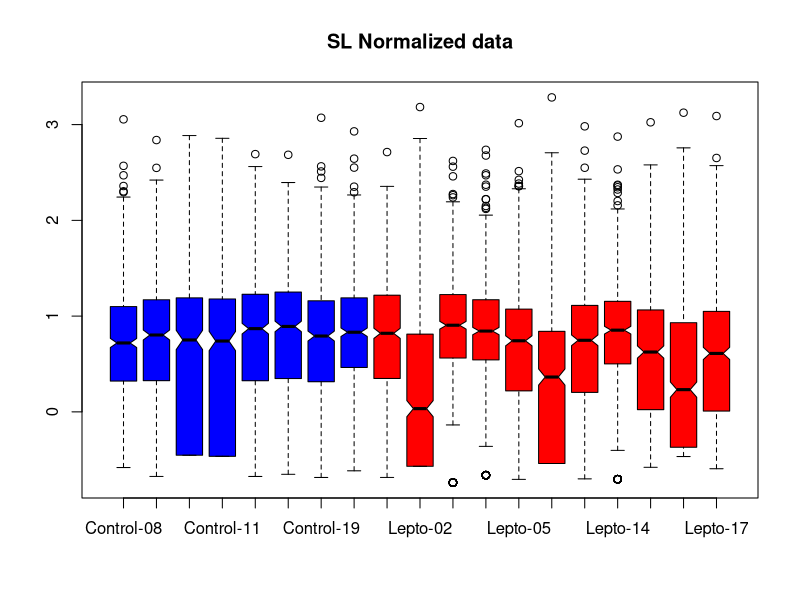
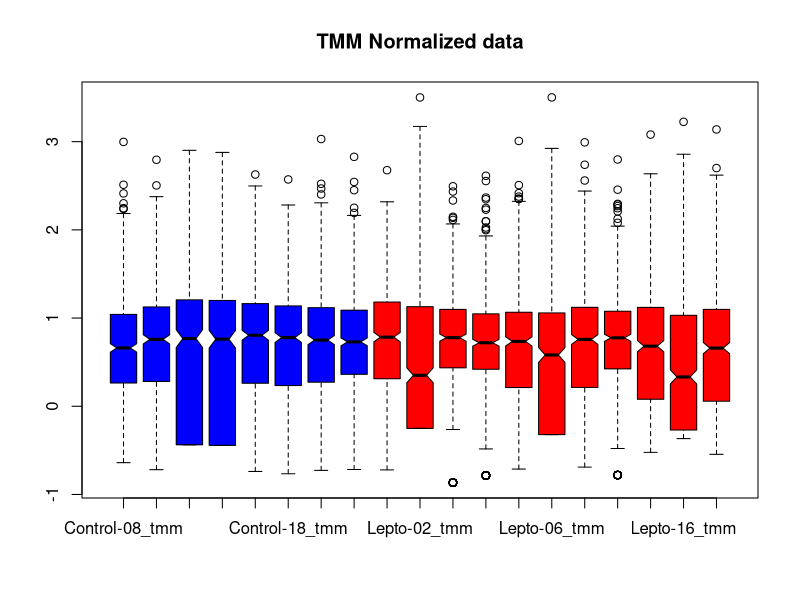
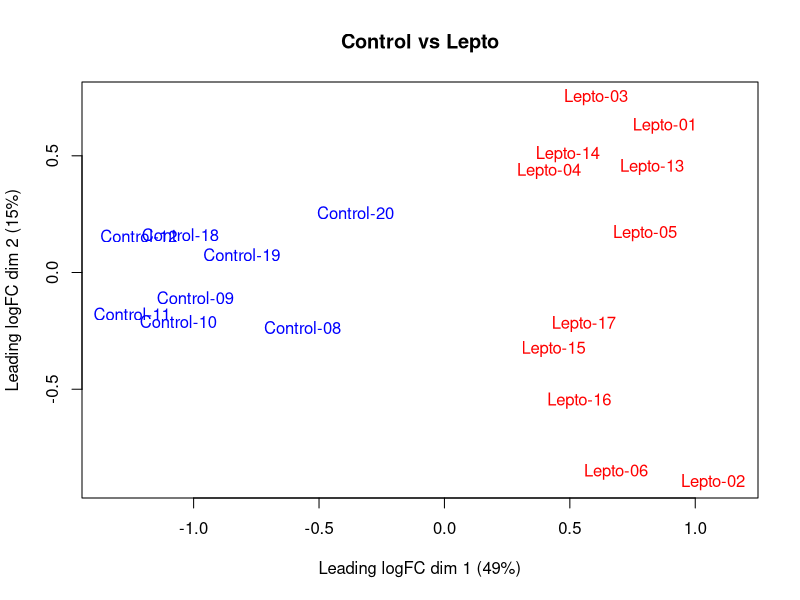
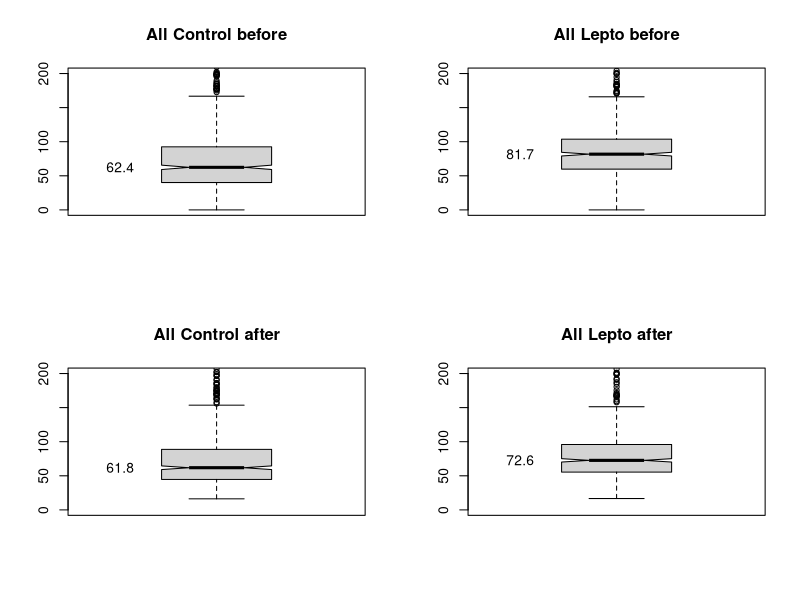
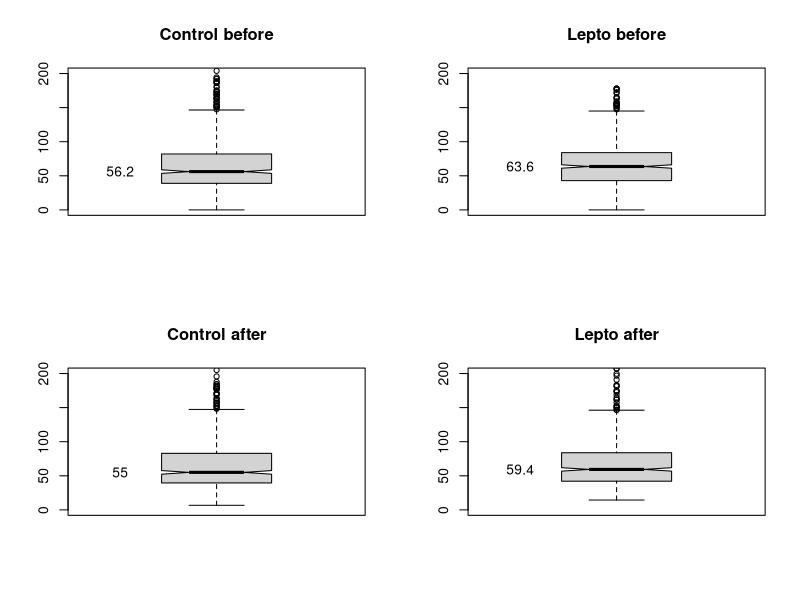
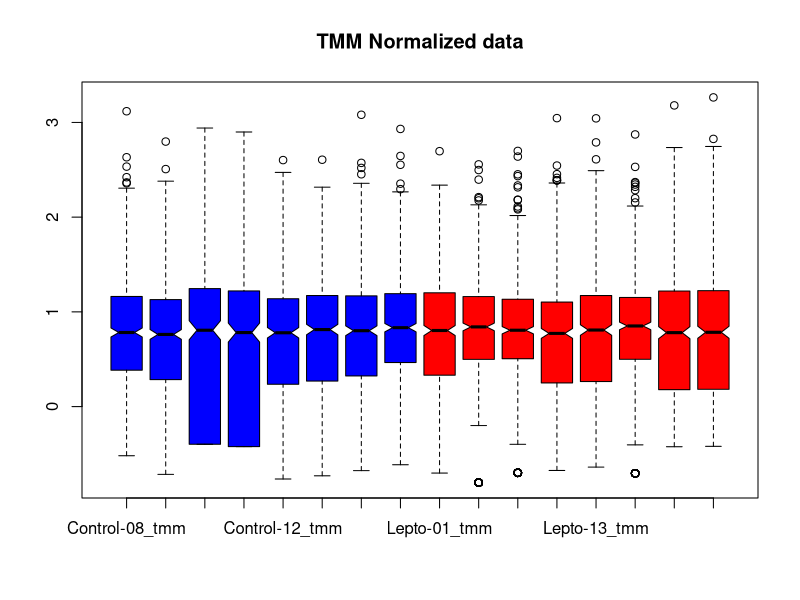
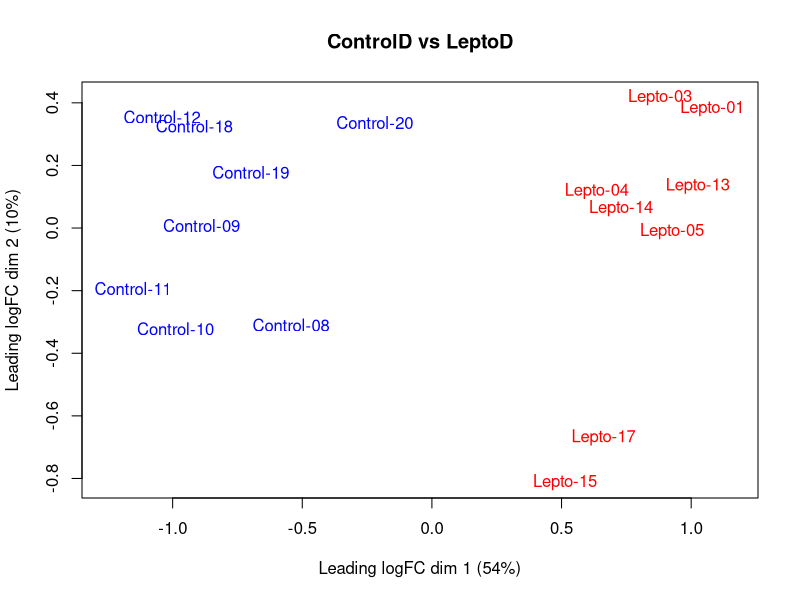

Here is the R script that generated these plots, in order:

library("tidyverse")
library("edgeR")
library("limma")
library("psych")
library("gridExtra")
library("scales")

# read in the prepped data
paw_spc <- read_tsv("QC_check_669x19.txt")

# save accessions in vector and remove from data table
accession <- paw_spc$Accession
paw_spc <- select(paw_spc, -Accession)

# replace zeros with 0.25
paw_spc[paw_spc == 0] <- 0.25
head(paw_spc)
nrow(paw_spc)

# function for simple normalization
SL_Norm <- function(df, color = NULL, plot = TRUE) {
    # This makes each channel sum to the average grand total
        # df - data frame of TMT intensities
        # returns a new data frame with normalized values
    
    # compute scaling factors to make colsums match the average sum
    norm_facs <- mean(c(colSums(df))) / colSums(df)
    cat("SL Factors:\n", sprintf("%-5s -> %f\n", colnames(df), norm_facs))
    df_sl  <- sweep(df, 2, norm_facs, FUN = "*")
    
    # visualize results and return data frame
    if(plot == TRUE) {
        boxplot(log10(df_sl), col = color, notch = TRUE, main = "SL Normalized data")
    }
    df_sl
}

# normalize the data before plotting
color <- c(rep('blue', 8), rep('red', 11))
paw_sl <- SL_Norm(paw_spc, color)

# load the data into edgeR data structures
# group labels need to be factors
group <- c(rep("Control", 8), rep("lepto", 11))
y <- DGEList(counts = paw_spc, group = group, genes = accession)

# run the TMM normalization (and library size corrections)
y <- calcNormFactors(y)

# check normalizations
y$samples

apply_tmm_factors <- function(y, color = NULL, plot = TRUE) {
    # computes the tmm normalized data from the DGEList object
        # y - DGEList object
        # returns a dataframe with normalized intensities
    
    # compute grand total (library size) scalings
    lib_facs <- mean(y$samples$lib.size) / y$samples$lib.size

    # the TMM factors are library adjustment factors (so divide by them)
    norm_facs <- lib_facs / y$samples$norm.factors
    cat("Overall Factors (lib.size+TMM):\n", sprintf("%-5s -> %f\n", 
                                                     colnames(y$counts), norm_facs))

    # compute the normalized data as a new data frame
    df_tmm <- as.data.frame(sweep(y$counts, 2, norm_facs, FUN = "*"))
    colnames(df_tmm) <- str_c(colnames(y$counts), "_tmm")
    
    # visualize results and return data frame
    if(plot == TRUE) {
        boxplot(log10(df_tmm), col = color, notch = TRUE, main = "TMM Normalized data")
    }
    df_tmm
}

# get normalized data and check boxplots
paw_spc_tmm <- apply_tmm_factors(y, color)

# check clustering
plotMDS(y, col = color, main = "Control vs Lepto")

CV <- function(df) {
    # Computes CVs of data frame rows
        # df - data frame, 
        # returns vector of CVs (%)
    ave <- rowMeans(df)    # compute averages
    sd <- apply(df, 1, sd) # compute standard deviations
    cv <- 100 * sd / ave   # compute CVs in percent (last thing gets returned)
}

labeled_boxplot <- function(df, ylim, title) {
    # Makes a box plot with the median value labeled
        # df - data frame with data to compute CVs of
        # ylim - upper limit for y-axis
        # title - plot title
    cv = CV(df)
    boxplot(cv, ylim = c(0, ylim), notch = TRUE, main = title)
    text(x = 0.65, y = boxplot.stats(cv)$stats[3], 
         labels = round(boxplot.stats(cv)$stats[3], 1))
}

# define the columns for each condition
C <- 1:8
L <- 9:19
CD <- c(1, 2, 5, 6, 7, 8)
LD <- c(9, 11, 12, 13, 15, 16, 17, 19)


# see what effect TMM had on CV distributions
par(mfrow = c(2, 2))
labeled_boxplot(paw_spc[C], 200, "All Control before")
labeled_boxplot(paw_spc[L], 200, "All Lepto before")
labeled_boxplot(paw_spc_tmm[C], 200, "All Control after")
labeled_boxplot(paw_spc_tmm[L], 200, "All Lepto after")

# dropping 2 controls and 3 lepto samples
par(mfrow = c(2, 2))
labeled_boxplot(paw_spc[CD], 200, "Control before")
labeled_boxplot(paw_spc[LD], 200, "Lepto before")
labeled_boxplot(paw_spc_tmm[CD], 200, "Control after")
labeled_boxplot(paw_spc_tmm[LD], 200, "Lepto after")
par(mfrow = c(1, 1))

# load the data into edgeR data structures
# group labels need to be factors
countsd <- paw_spc[c(C, LD)]
colord <- c(rep('blue', 8), rep('red', 8))
groupd <- c(rep("Control", 8), rep("lepto", 8))
yd <- DGEList(counts = countsd, group = groupd, genes = accession)

# run the TMM normalization (and library size corrections)
yd <- calcNormFactors(yd)

# check normalizations
yd$samples

# get normalized data and make boxplots
paw_spc_tmm <- apply_tmm_factors(yd, colord)

# check clustering
plotMDS(yd, col = colord, main = "ControlD vs LeptoD")

# log the session
sessionInfo()
